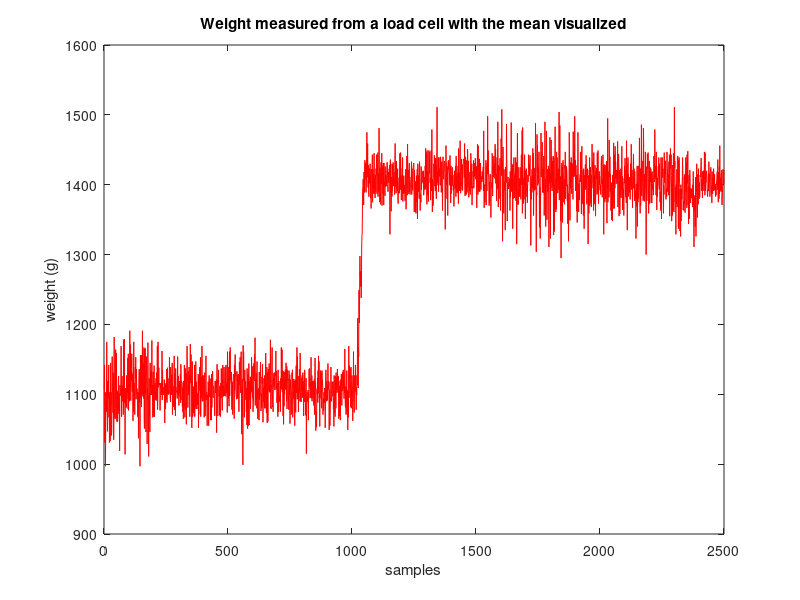

MATLAB code for this plot: (Note: this script raises an error after producing the figure.)
clear, clc, close all;
%% Initialization
% Load data into variable
f0 = figure;
data = load('vejecelle_data.mat').vejecelle_data;
fs = load('vejecelle_data.mat').fs;

plot(data, 'r-')
xlabel("samples")
ylabel("weight (g)")
title("Weight measured from a load cell with the mean visualized")
hold on

data_unloaded = data(1:1000);
data_loaded = data(1050:length(data));

%% Finding the mean of the loaded and unloaded data
mean_unloaded = getMean(data_unloaded);
yline(mean_unloaded, 'g', 'LineWidth', 2)

mean_loaded = getMean(data_loaded);
yline(mean_loaded, 'g', 'LineWidth', 2)
hold off

%% Finding the standard deviation
f1 = figure;
plot(data, 'r-')
hold on
xlabel("samples")
ylabel("weight (g)")
title("Weight measured from a load cell with the standar deviation visualized")

% Calculate the deviation
std_unloaded = getStandardDeviation(data_unloaded);
std_loaded = getStandardDeviation(data_loaded);

% Visualize the deviation by adding a line
% indicating the upper and lower bounds of deviation
yline(mean_unloaded + std_unloaded, 'b-', 'LineWidth', 2)
yline(mean_unloaded - std_unloaded, 'b-', 'LineWidth', 2)

yline(mean_loaded + std_loaded, 'b-', 'LineWidth', 2)
yline(mean_loaded - std_loaded, 'b-', 'LineWidth', 2)
hold off

%% Finding the variance

% Calculate the variance
var_unloaded = getVariance(data_unloaded);
var_loaded = getVariance(data_loaded);

%% Histograms of the loaded and unloaded data
f2 = figure;
x = tiledlayout(1, 2);
title(x, "Histogram of loaded and unloaded data")

f1 = nexttile;
histogram(data_unloaded);
title(f1, "Unloaded (std ~ 28)")
xlabel(f1, "Weight(g)")
ylabel(f1, "Samples")

hold on
xline(mean_unloaded - std_unloaded);
xline(mean_unloaded + std_unloaded);
hold off

f2 = nexttile;
histogram(data_loaded);
title(f2, "Loaded (std ~ 27.5)")
xlabel(f2, "Weight(g)")
ylabel(f2, "Samples")

hold on
xline(mean_loaded - std_loaded);
xline(mean_loaded + std_loaded);
hold off

%% Frequency spectrums of the loaded data
f3 = figure;

% Doing a fft on the data
data_loaded_fft = fft(data_loaded);

% Normalize the FFT result
data_loaded_fft = data_loaded_fft / length(data_loaded);

% Creating the frequency axis
frequency_axis = (-fs/2:fs/length(data_loaded):(fs/2-fs/length(data_loaded)));

% Plot the fft data
absed = abs(data_loaded_fft);

% Plot without the DC point
plot(frequency_axis(2:length(frequency_axis)), abs(data_loaded_fft(2:length(data_loaded_fft))))
xlabel('Frequency (Hz)', 'FontSize', 16);
ylabel('Magnitude', 'FontSize', 16);
title('Frequency Spectrum of loaded Load Cell Data', 'FontSize', 16);

%% Using a moving average filter on the loaded signal

ma_data_10 = ma(data_loaded, 10);
ma_data_50 = ma(data_loaded, 50);
ma_data_100 = ma(data_loaded, 100);

% Plotting data with slope
f4 = figure;
title("Moving average filters used on data", 'FontSize', 16)
ylabel("Weight(g)", 'FontSize', 16)
xlabel("Samples", 'FontSize', 16)

hold on

plot(data_loaded)
plot(ma_data_10)
plot(ma_data_50)
plot(ma_data_100)

legend("no filter", "10th order", "50th order", "100th order")

hold off

% Plotting data without slope
f5 = figure;
title("Moving average filters used on data without slope", 'FontSize', 16)
ylabel("Weight(g)", 'FontSize', 16)
xlabel("Samples", 'FontSize', 16)

hold on

plot(data_loaded, 'LineWidth', 1.2)
plot(ma_data_10(10:length(ma_data_10)), 'LineWidth', 1.2)
plot(ma_data_50(50:length(ma_data_50)), 'LineWidth', 1.2)
plot(ma_data_100(100:length(ma_data_100)), 'LineWidth', 1.2)

legend("no filter", "10th order", "50th order", "100th order")

hold off

%% Plots of histograms and variance
f5 = tiledlayout(1,3);
title(f5, "Histogram of loaded data after MA filter", 'FontSize', 16);

h0 = nexttile;
histogram(ma_data_10(10:length(ma_data_10)), 'BinWidth',3)
title(h0, "10th order", 'FontSize', 16);
xlabel(h0, "Weight(g)", 'FontSize', 16);
ylabel(h0, "Samples", 'FontSize', 16);
xlim([1360, 1440])

h1 = nexttile;
histogram(ma_data_50(50:length(ma_data_50)), 'BinWidth',3)
title(h1, "50th order", 'FontSize', 16);
xlabel(h1, "Weight(g)", 'FontSize', 16);
ylabel(h1, "Samples", 'FontSize', 16);
xlim([1360, 1440])

h2 = nexttile;
histogram(ma_data_100(100:length(ma_data_100)), 'BinWidth',3)
title(h2, "100th order", 'FontSize', 16);
xlabel(h2, "Weight(g)", 'FontSize', 16);
ylabel(h2, "Samples", 'FontSize', 16);
xlim([1360, 1440])

mean_ma_data_10 = getMean(ma_data_10(10:length(ma_data_10)));
mean_ma_data_50 = getMean(ma_data_50(50:length(ma_data_50)));
mean_ma_data_100 = getMean(ma_data_100(100:length(ma_data_100)));

var_ma_data_10 = getVariance(ma_data_10(10:length(ma_data_10)));
var_ma_data_50 = getVariance(ma_data_50(50:length(ma_data_50)));
var_ma_data_100 = getVariance(ma_data_100(100:length(ma_data_100)));

std_ma_data_10 = getStandardDeviation(ma_data_10(10:length(ma_data_10)));
std_ma_data_50 = getStandardDeviation(ma_data_50(50:length(ma_data_50)));
std_ma_data_100 = getStandardDeviation(ma_data_100(100:length(ma_data_100)));

%% Max slope of 100ms
ma_data_30 = ma(data_loaded, 30);

f6 = figure;

plot(ma_data_100,'LineWidth', 2)
title("Moving average filters used on data (30th order)", 'FontSize', 16);
ylabel("Weight(g)", 'FontSize', 16);
xlabel("Samples", 'FontSize', 16);
xline(100,'LineWidth', 2);
xlim([0, 500]);

%% Using the exponential smoothening filter on the loaded data
exp_data_005 = exp_filter(data_loaded, 0.05);

f7 = figure;

plot(exp_data_005, 'LineWidth', 2)

title("Exponential smoothening filter used on loaded data", 'FontSize', 16)
ylabel("Weight(g)", 'FontSize', 16)
xlabel("Samples", 'FontSize', 16)

% Trying a biger alpha
exp_data_05 = exp_filter(data_loaded, 0.5);
f8 = figure;

plot(exp_data_05, 'LineWidth', 2)

title("Exponential smoothening filter used on loaded data", 'FontSize', 16)
ylabel("Weight(g)", 'FontSize', 16)
xlabel("Samples", 'FontSize', 16)

%% Comparing moving average and exponential
f9 = figure;
exp_data_00198 = exp_filter(data_loaded, 0.0198);

hold on
plot(ma_data_100,'LineWidth', 1.3);
plot(exp_data_00198,'LineWidth', 1.3);
hold off

title("100th order Moving average and 0.0198 alpha Exponential filter", 'FontSize', 16)
ylabel("Weight(g)", 'FontSize', 16)
xlabel("Samples", 'FontSize', 16)
xlim([0, 500])

legend("Moving Average", "Exponential")


%% Functions

% Calculate the mean of a signal
function m = getMean(data)
    N = length(data);
    summed = 0;
    for i = 1:N
        summed = summed + data(i);
    end
    m = (1/N) * summed;
end

% Calculate the variance of a signal
function v = getVariance(data)
    N = length(data);
    summed = sum((data-getMean(data)).^2);
    v = 1/(N-1) * summed;
end

% Calculate the standard deviation of a signal
function std = getStandardDeviation(data)
    N = length(data);
    summed = sum((data-getMean(data)).^2);
    var = 1/(N) * summed;
    std = sqrt(var);
end

% Moving Average Filter
function average = ma(data, order)
    zeroData = [zeros(1, order-1) data];
    average = 1:length(data);
    % Cycle through the data one at a time
    for i = order:length(zeroData)
        % Take the mean of a data slice of size order
        summed = sum(zeroData(i-order+1:i));
        average(i-(order - 1)) = summed/order;
    end
end

function smoothed_data = exp_filter(data, alpha)
% Exponential Smoothing Filter
%   data:       Input time series data (vector)
%   alpha:      Smoothing factor (0 < alpha < 1)

    % Initialize the smoothed_data vector with the same length as data
    smoothed_data = zeros(size(data));
    
    % Apply exponential smoothing
    for t = 2:length(data)
        smoothed_data(t) = alpha * data(t) + (1 - alpha) * smoothed_data(t-1);
    end
end


